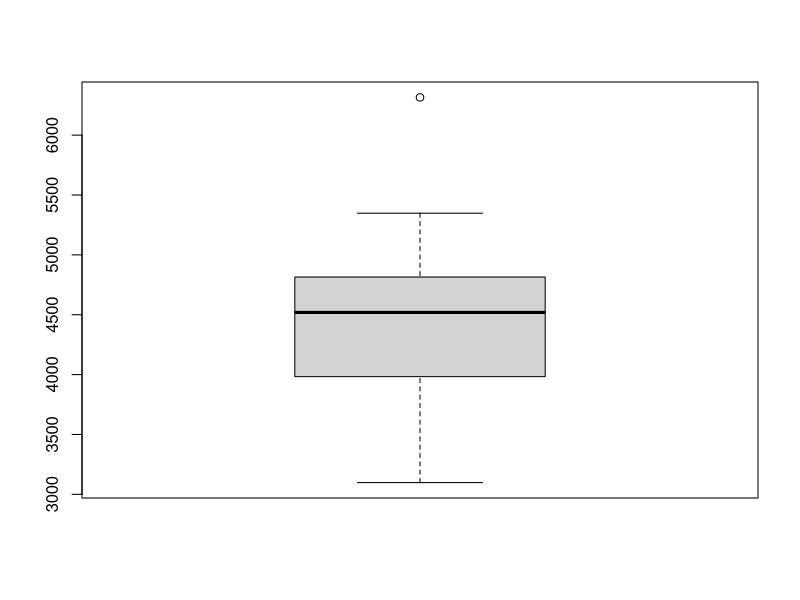
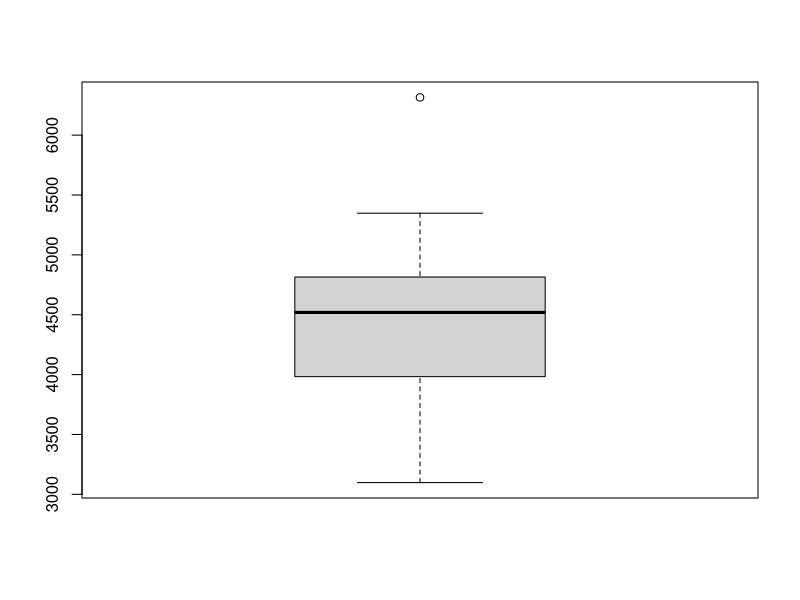

Write the R code that produced these figures, in order.
# 7. 데이터 전처리
# 7.1 결측값

z <- c(1,2,3,NA,5,NA,8)
sum(z)
is.na(z)
sum(is.na(z))
sum(z, na.rm = T)

z1 <- c(1,2,3,NA,5,NA,8)
z2 <- c(5,8,1,NA,3,NA,7)
z1[is.na(z1)] <- 0
z1
z3 <- as.vector(na.omit(z2))
z3

x <- iris
x[1,2] <- NA; x[1,3] <- NA
x[2,3] <- NA; x[3,4] <- NA
head(x)

for(i in 1:ncol(x)){
  this.na <- is.na(x[,i])
  cat(colnames(x)[i], "\t", sum(this.na), '\n')  
}

col_na <- function(y){
  return(sum(is.na(y)))
}

na_count <- apply(x, 2, FUN = col_na)
na_count

rowSums(is.na(x))
sum(rowSums(is.na(x))>0)
sum(is.na(x))

head(x)
x[!complete.cases(x),]
y <- x[complete.cases(x),]
head(y)


#특이값

st <- data.frame(state.x77)
st
boxplot(st$Income)
boxplot(st$Income)$out


out.val <- boxplot.stats(st$Income)$out
st$Income[st$Income %in% out.val] <- NA
head(st)
newdata <- st[complete.cases(st),]
head(newdata)

# 데이터정렬

v1 <- c(1,7,6,8,4,2,3)
order(v1)
v1 <- sort(v1)
v1
v2 <- sort(v1, decreasing = T)
v2


head(iris)
order(iris$Sepal.Length)
iris[order(iris$Sepal.Length),]
iris[order(iris$Sepal.Length, decreasing = T),]
iris.new <- iris[order(iris$Sepal.Length),]
head(iris.new)
iris[order(iris$Species, -iris$Sepal.Length, decreasing = T),]


sp <- split(iris, iris$Species)
sp
summary(sp)
sp$setosa

subset(iris, Species =='setosa')
subset(iris, Sepal.Length > 7.5)
subset(iris, Sepal.Length > 5.1 & Sepal.Width > 3.9)
subset(iris, Sepal.Length > 7.6, select = c(Petal.Length, Petal.Width))

x <- 1:100
y <- sample(x, size = 10)
y

idx <- sample(1:nrow(iris), size = 50,
              replace = FALSE)
idx
iris.50 <- iris[idx,]
dim(iris.50)

sample(1:20, size=5)
sample(1:20, size=5)
sample(1:20, size=5)

set.seed(100)
sample(1:20, size=5)
set.seed(100)
sample(1:20, size=5)
set.seed(100)
sample(1:20, size=5)

combn(1:5,3)
x <- c('red','green','blue','blue','black','white')
x
com <- combn(x,2)
com

for(i in 1:ncol(com)){
  cat(com[,i], '\n')
}

agg <- aggregate(iris[,-5], by=list(품종=iris$Species), FUN = mean)
agg

agg <- aggregate(iris[,-5], by=list(표준편차=iris$Species), FUN = sd)
agg

head(mtcars)
agg <- aggregate(mtcars, by=list(cyl=mtcars$cyl, vs=mtcars$vs), FUN = max)
agg

x <- data.frame(name=c('a','b','c'), math=c(90,80,40))
y <- data.frame(name=c('a','b','d'), korean=c(75,60,90))
x
y

z <- merge(x,y, by=c('name'))
z

merge(x,y, all.x = T)
merge(x,y, all.y = T)
merge(x,y, all = T)

x <- data.frame(name=c('a','b','c'), math=c(90,80,40))
y <- data.frame(sname=c('a','b','d'), korean=c(75,60,90))
x
y
merge(x,y, by.x = c('name'), by.y = c('sname'))
